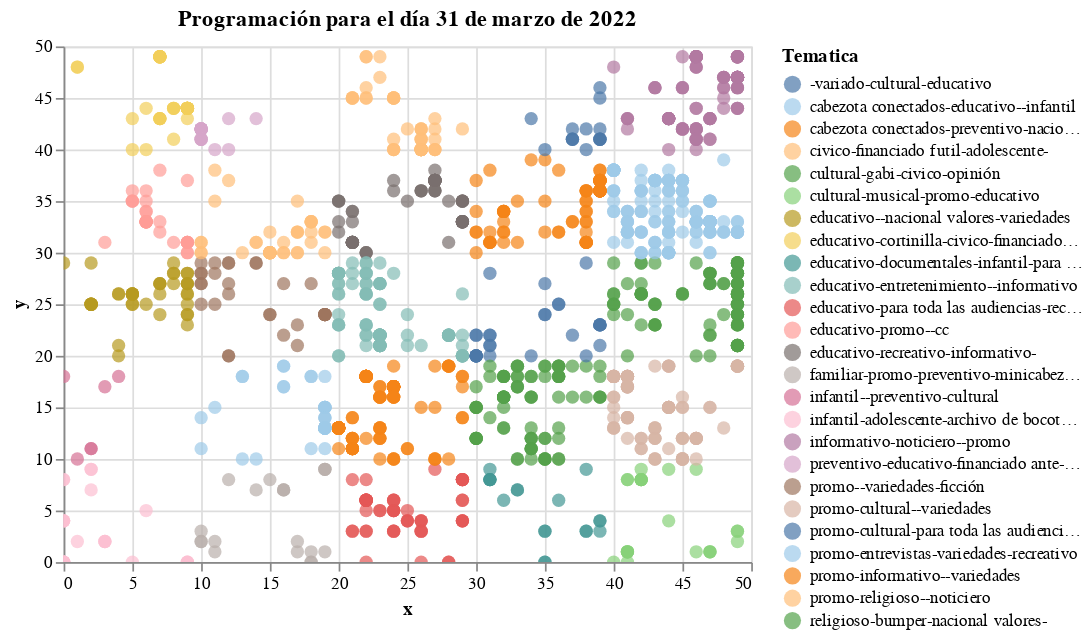

Notebook code for this chart:
### Code cell
import altair as alt
from vega_datasets import data

source = programasEnMapa

input_dropdown = alt.binding_select(options=list(range(0,24)), name='Hora')
selection = alt.selection_single(fields=['Hora'], bind=input_dropdown)

alt.Chart(source, title="Programación para el día 31 de marzo de 2022").mark_circle(size=60,).encode(
    x='x',
    y='y',
    color=alt.Color('Tematica', scale=alt.Scale(scheme='tableau20')),
    tooltip=['Programa','Canal','Hora inicio']
).add_selection(
    selection
).transform_filter(
    selection
).interactive()

### Figure 1 — Vega-Lite specification as saved in the notebook (floating-point values rounded to 4 significant figures; data arrays with more than 128 entries replaced by an {"elided": "..."} marker saying what was removed)
{"config": {"view": {"continuousWidth": 400, "continuousHeight": 300}}, "data": {"name": "data-b11983c81ae34a8aa1ea914fa4739102"}, "mark": {"type": "circle", "size": 60}, "encoding": {"color": {"field": "Tematica", "scale": {"scheme": "tableau20"}, "type": "nominal"}, "tooltip": [{"field": "Programa", "type": "nominal"}, {"field": "Canal", "type": "nominal"}, {"field": "Hora inicio", "type": "nominal"}], "x": {"field": "x", "type": "quantitative"}, "y": {"field": "y", "type": "quantitative"}}, "selection": {"selector028": {"type": "single", "fields": ["Hora"], "bind": {"input": "select", "options": [0, 1, 2, 3, 4, 5, 6, 7, 8, 9, 10, 11, 12, 13, 14, 15, 16, 17, 18, 19, 20, 21, 22, 23], "name": "Hora"}}, "selector029": {"type": "interval", "bind": "scales", "encodings": ["x", "y"]}}, "title": "Programación para el día 31 de marzo de 2022", "transform": [{"filter": {"selection": "selector028"}}], "$schema": "https://vega.github.io/schema/vega-lite/v4.17.0.json", "datasets": {"data-b11983c81ae34a8aa1ea914fa4739102": {"elided": "1425 records"}}}
